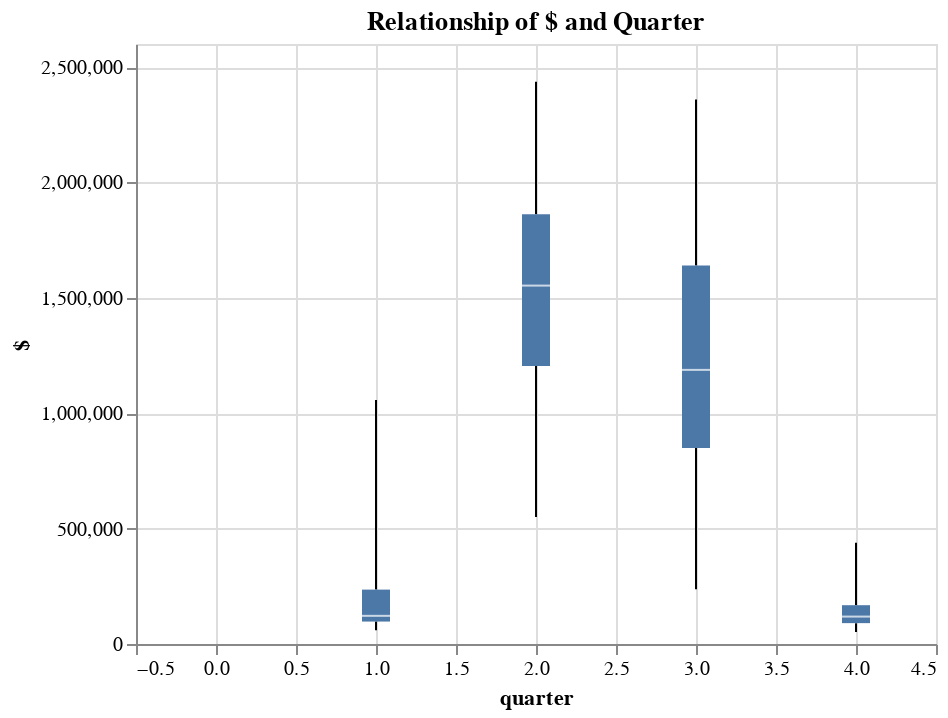

Source (notebook cell):
### Code cell
alt.Chart(data).mark_boxplot(extent='min-max').encode(
    x='quarter',
    y='$'
).properties(title='Relationship of $ and Quarter')

### Figure 1 — Vega-Lite specification as saved in the notebook (floating-point values rounded to 4 significant figures; data arrays with more than 128 entries replaced by an {"elided": "..."} marker saying what was removed)
{"config": {"view": {"continuousWidth": 400, "continuousHeight": 300}}, "data": {"name": "data-b9dd25aae50f8aec0e707bc5e52f70e6"}, "mark": {"type": "boxplot", "extent": "min-max"}, "encoding": {"x": {"field": "quarter", "type": "quantitative"}, "y": {"field": "$", "type": "quantitative"}}, "title": "Relationship of $ and Quarter", "$schema": "https://vega.github.io/schema/vega-lite/v4.17.0.json", "datasets": {"data-b9dd25aae50f8aec0e707bc5e52f70e6": {"elided": "261 records"}}}
